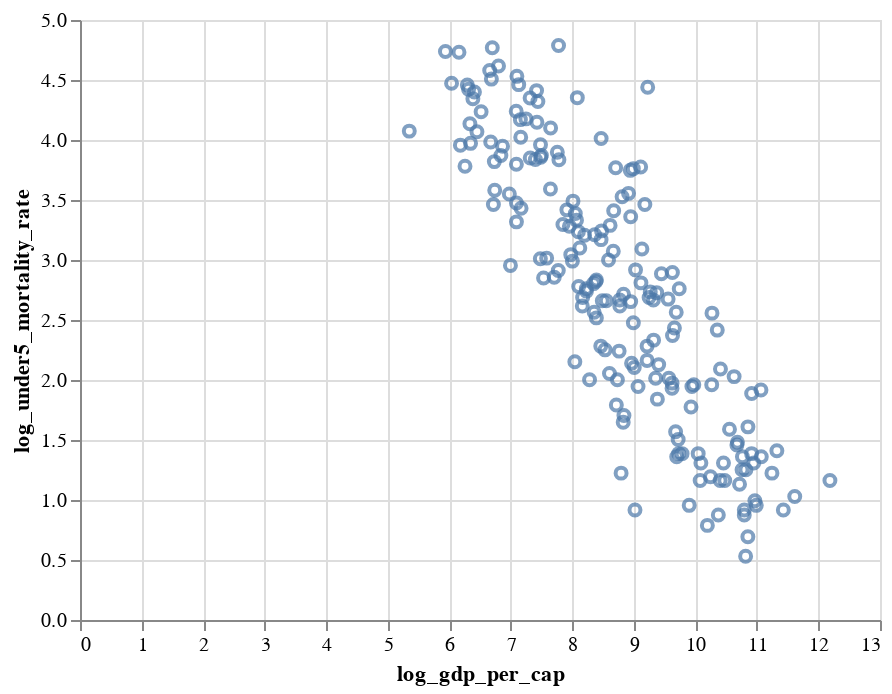

Notebook source saved alongside this figure:
### Code cell
alt.Chart(world).mark_point().encode(
    x="log_gdp_per_cap",
    y="log_under5_mortality_rate",
)

### Figure 1 — Vega-Lite specification as saved in the notebook (floating-point values rounded to 4 significant figures; data arrays with more than 128 entries replaced by an {"elided": "..."} marker saying what was removed)
{"config": {"view": {"continuousWidth": 400, "continuousHeight": 300}}, "data": {"name": "data-9b248e98e8fbe34083e268c366afb5fd"}, "mark": "point", "encoding": {"x": {"field": "log_gdp_per_cap", "type": "quantitative"}, "y": {"field": "log_under5_mortality_rate", "type": "quantitative"}}, "$schema": "https://vega.github.io/schema/vega-lite/v4.17.0.json", "datasets": {"data-9b248e98e8fbe34083e268c366afb5fd": {"elided": "217 records"}}}
